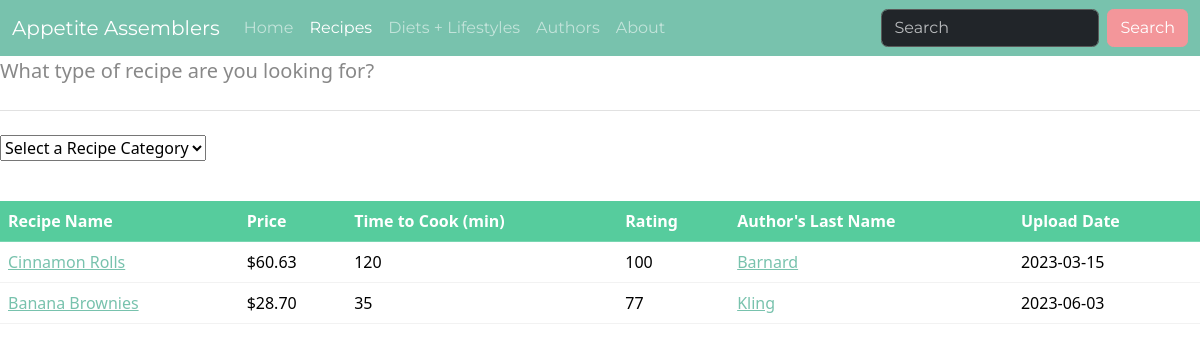
The page /recipes.php?rca=Dessert on the database its author committed.
### tables this page shows
CREATE TABLE RECIPES( 
    Recipe_id           INT             NOT NULL, 
    Recipe_name         VARCHAR(50)     NOT NULL, 
    Recipe_category     VARCHAR(50), 
    Recipe_price        DECIMAL(10,2)   DEFAULT 0.00 NOT NULL, 
    Recipe_author       INT            NOT NULL, 
    Recipe_rating       INT             DEFAULT 100 NOT NULL, 
    Recipe_mintocook    INT             DEFAULT 0 NOT NULL, 
    Recipe_uploaddate   DATE            NOT NULL, 
    PRIMARY KEY (Recipe_id), 
    CONSTRAINT CheckRecipePrice CHECK (Recipe_price  >= 0.00), 
    CONSTRAINT CheckRatingRange CHECK  (Recipe_rating  >= 0 AND Recipe_rating <= 100), 
    CONSTRAINT CheckMinToCook CHECK (Recipe_mintocook >= 0), 
    FOREIGN KEY (Recipe_author) REFERENCES USERS(User_id) 
        ON DELETE CASCADE 
        ON UPDATE CASCADE 
);

CREATE TABLE USERS( 
    User_id             INT             NOT NULL, 
    User_fname          VARCHAR(50)     NOT NULL, 
    User_lname          VARCHAR(50)     NOT NULL, 
    User_email          VARCHAR(255)    UNIQUE NOT NULL, 
    User_joindate       DATE            NOT NULL, 
    PRIMARY KEY (User_id) 
);

### recipes.php (the view, shortened to what this page needs)
<!DOCTYPE html>
<html lang="en">
    <head>
        <link rel="stylesheet" href="bootstrap.min.css">
    </head>
    <body>
    <nav class="navbar navbar-expand-lg bg-primary" data-bs-theme="dark">
        <div class="container-fluid">
            <a class="navbar-brand" href="index.php">Appetite Assemblers</a>
            <div class="collapse navbar-collapse" id="navbarColor01">
                <ul class="navbar-nav me-auto">
                <li class="nav-item">
                <a class="nav-link" href="index.php">Home</a>
                </li>
                <li class="nav-item">
                    <a class="nav-link active" href="#">Recipes</a>
                </li>
                <li class="nav-item">
                    <a class="nav-link" href="restrictions.php">Diets + Lifestyles</a>
                </li>
                <li class="nav-item">
                    <a class="nav-link" href="authors.php">Authors</a>
                </li>
                <li class="nav-item">
                    <a class="nav-link" href="about.php">About</a>
                </li>
                </ul>
                    <form class="d-flex">
                    <input class="form-control me-sm-2" type="search" placeholder="Search">
                    <button class="btn btn-secondary my-2 my-sm-0" type="submit">Search</button>
                    </form>
            </div>
        </div>
    </nav>
        <div class="jumbotron">
            <p class="lead">What type of recipe are you looking for?<p>
            <hr class="my-4">
            <form method="GET" action="recipes.php">
                <select name="rca" onchange='this.form.submit()'>
                    <option selected>Select a Recipe Category</option>
                    <?php
                    $connection = mysqli_connect(DBHOST, DBUSER, DBPASS, DBNAME);
                    ?>
                </select>
                <?php
                if ($_SERVER["REQUEST_METHOD"] == "GET")
                {
                    if (isset($_GET['rca']) )
                    {
                ?>
                <p>&nbsp;</p>
                <table class="table table-hover">
                    <thead>
                        <tr class="table-success">
                            <th scope="col">Recipe Name</th>
                            <th scope="col">Price</th>
                            <th scope="col">Time to Cook (min)</th>
                            <th scope="col">Rating</th>
                            <th scope="col">Author's Last Name</th>
                            <th scope="col">Upload Date</th>
                        </tr>
                    </thead>
                    <?php
                        $sql = " SELECT *
                            FROM RECIPES
                            LEFT JOIN USERS ON Recipe_author = User_id
                            WHERE Recipe_category = '{$_GET['rca']}'
                            ORDER BY Recipe_rating DESC";
                        if ($result = mysqli_query($connection, $sql))
                        {
                            while($row = mysqli_fetch_assoc($result))
                            {
                    ?>
                    <tr>
                        <td><a href="ingredients.php?id=<?php echo $row['Recipe_id']; ?>"><?php echo $row['Recipe_name']; ?></a></td>
                        <td><?php echo '$' . $row['Recipe_price'] ?></td>
                        <td><?php echo $row['Recipe_mintocook'] ?></td>
                        <td><?php echo $row['Recipe_rating'] ?></td>
                        <td><a href="authors.php?id=<?php echo $row['User_id']; ?>"><?php echo $row['User_lname']; ?></a></td>
                        <td><?php echo $row['Recipe_uploaddate'] ?></td>
                    </tr>
                    <?php
                            }
                        }
                    }
                }
                    ?>
                </table>
            </form>
        </div>
    </body>
</html>

### rows shown on the page
recipes: Recipe_name "Cinnamon Rolls", Recipe_price "60.63", Recipe_mintocook "120", Recipe_rating "100", Recipe_author.User_lname "Barnard", Recipe_uploaddate "2023-03-15"
recipes: Recipe_name "Banana Brownies", Recipe_price "28.70", Recipe_mintocook "35", Recipe_rating "77", Recipe_author.User_lname "Kling", Recipe_uploaddate "2023-06-03"
